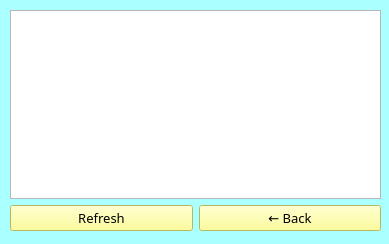
<?xml version="1.0" encoding="UTF-8"?>
<ui version="4.0">
 <class>ships</class>
 <widget class="QWidget" name="ships">
  <property name="geometry">
   <rect>
    <x>0</x>
    <y>0</y>
    <width>389</width>
    <height>244</height>
   </rect>
  </property>
  <property name="palette">
   <palette>
    <active>
     <colorrole role="WindowText">
      <brush brushstyle="SolidPattern">
       <color alpha="255">
        <red>0</red>
        <green>0</green>
        <blue>0</blue>
       </color>
      </brush>
     </colorrole>
     <colorrole role="Button">
      <brush brushstyle="SolidPattern">
       <color alpha="255">
        <red>170</red>
        <green>255</green>
        <blue>255</blue>
       </color>
      </brush>
     </colorrole>
     <colorrole role="Light">
      <brush brushstyle="SolidPattern">
       <color alpha="255">
        <red>255</red>
        <green>255</green>
        <blue>255</blue>
       </color>
      </brush>
     </colorrole>
     <colorrole role="Midlight">
      <brush brushstyle="SolidPattern">
       <color alpha="255">
        <red>212</red>
        <green>255</green>
        <blue>255</blue>
       </color>
      </brush>
     </colorrole>
     <colorrole role="Dark">
      <brush brushstyle="SolidPattern">
       <color alpha="255">
        <red>85</red>
        <green>127</green>
        <blue>127</blue>
       </color>
      </brush>
     </colorrole>
     <colorrole role="Mid">
      <brush brushstyle="SolidPattern">
       <color alpha="255">
        <red>113</red>
        <green>170</green>
        <blue>170</blue>
       </color>
      </brush>
     </colorrole>
     <colorrole role="Text">
      <brush brushstyle="SolidPattern">
       <color alpha="255">
        <red>0</red>
        <green>0</green>
        <blue>0</blue>
       </color>
      </brush>
     </colorrole>
     <colorrole role="BrightText">
      <brush brushstyle="SolidPattern">
       <color alpha="255">
        <red>255</red>
        <green>255</green>
        <blue>255</blue>
       </color>
      </brush>
     </colorrole>
     <colorrole role="ButtonText">
      <brush brushstyle="SolidPattern">
       <color alpha="255">
        <red>0</red>
        <green>0</green>
        <blue>0</blue>
       </color>
      </brush>
     </colorrole>
     <colorrole role="Base">
      <brush brushstyle="SolidPattern">
       <color alpha="255">
        <red>255</red>
        <green>255</green>
        <blue>255</blue>
       </color>
      </brush>
     </colorrole>
     <colorrole role="Window">
      <brush brushstyle="SolidPattern">
       <color alpha="255">
        <red>170</red>
        <green>255</green>
        <blue>255</blue>
       </color>
      </brush>
     </colorrole>
     <colorrole role="Shadow">
      <brush brushstyle="SolidPattern">
       <color alpha="255">
        <red>0</red>
        <green>0</green>
        <blue>0</blue>
       </color>
      </brush>
     </colorrole>
     <colorrole role="AlternateBase">
      <brush brushstyle="SolidPattern">
       <color alpha="255">
        <red>212</red>
        <green>255</green>
        <blue>255</blue>
       </color>
      </brush>
     </colorrole>
     <colorrole role="ToolTipBase">
      <brush brushstyle="SolidPattern">
       <color alpha="255">
        <red>255</red>
        <green>255</green>
        <blue>220</blue>
       </color>
      </brush>
     </colorrole>
     <colorrole role="ToolTipText">
      <brush brushstyle="SolidPattern">
       <color alpha="255">
        <red>0</red>
        <green>0</green>
        <blue>0</blue>
       </color>
      </brush>
     </colorrole>
     <colorrole role="PlaceholderText">
      <brush brushstyle="SolidPattern">
       <color alpha="128">
        <red>0</red>
        <green>0</green>
        <blue>0</blue>
       </color>
      </brush>
     </colorrole>
    </active>
    <inactive>
     <colorrole role="WindowText">
      <brush brushstyle="SolidPattern">
       <color alpha="255">
        <red>0</red>
        <green>0</green>
        <blue>0</blue>
       </color>
      </brush>
     </colorrole>
     <colorrole role="Button">
      <brush brushstyle="SolidPattern">
       <color alpha="255">
        <red>170</red>
        <green>255</green>
        <blue>255</blue>
       </color>
      </brush>
     </colorrole>
     <colorrole role="Light">
      <brush brushstyle="SolidPattern">
       <color alpha="255">
        <red>255</red>
        <green>255</green>
        <blue>255</blue>
       </color>
      </brush>
     </colorrole>
     <colorrole role="Midlight">
      <brush brushstyle="SolidPattern">
       <color alpha="255">
        <red>212</red>
        <green>255</green>
        <blue>255</blue>
       </color>
      </brush>
     </colorrole>
     <colorrole role="Dark">
      <brush brushstyle="SolidPattern">
       <color alpha="255">
        <red>85</red>
        <green>127</green>
        <blue>127</blue>
       </color>
      </brush>
     </colorrole>
     <colorrole role="Mid">
      <brush brushstyle="SolidPattern">
       <color alpha="255">
        <red>113</red>
        <green>170</green>
        <blue>170</blue>
       </color>
      </brush>
     </colorrole>
     <colorrole role="Text">
      <brush brushstyle="SolidPattern">
       <color alpha="255">
        <red>0</red>
        <green>0</green>
        <blue>0</blue>
       </color>
      </brush>
     </colorrole>
     <colorrole role="BrightText">
      <brush brushstyle="SolidPattern">
       <color alpha="255">
        <red>255</red>
        <green>255</green>
        <blue>255</blue>
       </color>
      </brush>
     </colorrole>
     <colorrole role="ButtonText">
      <brush brushstyle="SolidPattern">
       <color alpha="255">
        <red>0</red>
        <green>0</green>
        <blue>0</blue>
       </color>
      </brush>
     </colorrole>
     <colorrole role="Base">
      <brush brushstyle="SolidPattern">
       <color alpha="255">
        <red>255</red>
        <green>255</green>
        <blue>255</blue>
       </color>
      </brush>
     </colorrole>
     <colorrole role="Window">
      <brush brushstyle="SolidPattern">
       <color alpha="255">
        <red>170</red>
        <green>255</green>
        <blue>255</blue>
       </color>
      </brush>
     </colorrole>
     <colorrole role="Shadow">
      <brush brushstyle="SolidPattern">
       <color alpha="255">
        <red>0</red>
        <green>0</green>
        <blue>0</blue>
       </color>
      </brush>
     </colorrole>
     <colorrole role="AlternateBase">
      <brush brushstyle="SolidPattern">
       <color alpha="255">
        <red>212</red>
        <green>255</green>
        <blue>255</blue>
       </color>
      </brush>
     </colorrole>
     <colorrole role="ToolTipBase">
      <brush brushstyle="SolidPattern">
       <color alpha="255">
        <red>255</red>
        <green>255</green>
        <blue>220</blue>
       </color>
      </brush>
     </colorrole>
     <colorrole role="ToolTipText">
      <brush brushstyle="SolidPattern">
       <color alpha="255">
        <red>0</red>
        <green>0</green>
        <blue>0</blue>
       </color>
      </brush>
     </colorrole>
     <colorrole role="PlaceholderText">
      <brush brushstyle="SolidPattern">
       <color alpha="128">
        <red>0</red>
        <green>0</green>
        <blue>0</blue>
       </color>
      </brush>
     </colorrole>
    </inactive>
    <disabled>
     <colorrole role="WindowText">
      <brush brushstyle="SolidPattern">
       <color alpha="255">
        <red>85</red>
        <green>127</green>
        <blue>127</blue>
       </color>
      </brush>
     </colorrole>
     <colorrole role="Button">
      <brush brushstyle="SolidPattern">
       <color alpha="255">
        <red>170</red>
        <green>255</green>
        <blue>255</blue>
       </color>
      </brush>
     </colorrole>
     <colorrole role="Light">
      <brush brushstyle="SolidPattern">
       <color alpha="255">
        <red>255</red>
        <green>255</green>
        <blue>255</blue>
       </color>
      </brush>
     </colorrole>
     <colorrole role="Midlight">
      <brush brushstyle="SolidPattern">
       <color alpha="255">
        <red>212</red>
        <green>255</green>
        <blue>255</blue>
       </color>
      </brush>
     </colorrole>
     <colorrole role="Dark">
      <brush brushstyle="SolidPattern">
       <color alpha="255">
        <red>85</red>
        <green>127</green>
        <blue>127</blue>
       </color>
      </brush>
     </colorrole>
     <colorrole role="Mid">
      <brush brushstyle="SolidPattern">
       <color alpha="255">
        <red>113</red>
        <green>170</green>
        <blue>170</blue>
       </color>
      </brush>
     </colorrole>
     <colorrole role="Text">
      <brush brushstyle="SolidPattern">
       <color alpha="255">
        <red>85</red>
        <green>127</green>
        <blue>127</blue>
       </color>
      </brush>
     </colorrole>
     <colorrole role="BrightText">
      <brush brushstyle="SolidPattern">
       <color alpha="255">
        <red>255</red>
        <green>255</green>
        <blue>255</blue>
       </color>
      </brush>
     </colorrole>
     <colorrole role="ButtonText">
      <brush brushstyle="SolidPattern">
       <color alpha="255">
        <red>85</red>
        <green>127</green>
        <blue>127</blue>
       </color>
      </brush>
     </colorrole>
     <colorrole role="Base">
      <brush brushstyle="SolidPattern">
       <color alpha="255">
        <red>170</red>
        <green>255</green>
        <blue>255</blue>
       </color>
      </brush>
     </colorrole>
     <colorrole role="Window">
      <brush brushstyle="SolidPattern">
       <color alpha="255">
        <red>170</red>
        <green>255</green>
        <blue>255</blue>
       </color>
      </brush>
     </colorrole>
     <colorrole role="Shadow">
      <brush brushstyle="SolidPattern">
       <color alpha="255">
        <red>0</red>
        <green>0</green>
        <blue>0</blue>
       </color>
      </brush>
     </colorrole>
     <colorrole role="AlternateBase">
      <brush brushstyle="SolidPattern">
       <color alpha="255">
        <red>170</red>
        <green>255</green>
        <blue>255</blue>
       </color>
      </brush>
     </colorrole>
     <colorrole role="ToolTipBase">
      <brush brushstyle="SolidPattern">
       <color alpha="255">
        <red>255</red>
        <green>255</green>
        <blue>220</blue>
       </color>
      </brush>
     </colorrole>
     <colorrole role="ToolTipText">
      <brush brushstyle="SolidPattern">
       <color alpha="255">
        <red>0</red>
        <green>0</green>
        <blue>0</blue>
       </color>
      </brush>
     </colorrole>
     <colorrole role="PlaceholderText">
      <brush brushstyle="SolidPattern">
       <color alpha="128">
        <red>0</red>
        <green>0</green>
        <blue>0</blue>
       </color>
      </brush>
     </colorrole>
    </disabled>
   </palette>
  </property>
  <property name="windowTitle">
   <string>Ships</string>
  </property>
  <widget class="QWidget" name="layoutWidget">
   <property name="geometry">
    <rect>
     <x>10</x>
     <y>10</y>
     <width>371</width>
     <height>221</height>
    </rect>
   </property>
   <layout class="QGridLayout" name="gridLayout">
    <item row="0" column="0" colspan="2">
     <widget class="QTableView" name="tableView">
      <property name="styleSheet">
       <string notr="true">selection-background-color: rgb(154, 255, 154);
selection-color: rgb(0, 85, 0);</string>
      </property>
     </widget>
    </item>
    <item row="1" column="0">
     <widget class="QPushButton" name="pushButton_3">
      <property name="font">
       <font>
        <family>MS Reference Sans Serif</family>
        <pointsize>10</pointsize>
       </font>
      </property>
      <property name="cursor">
       <cursorShape>PointingHandCursor</cursorShape>
      </property>
      <property name="styleSheet">
       <string notr="true">color:  rgb(0, 0, 0);
background-color: rgb(255, 255, 127);</string>
      </property>
      <property name="text">
       <string>Refresh</string>
      </property>
     </widget>
    </item>
    <item row="1" column="1">
     <widget class="QPushButton" name="pushButton_2">
      <property name="font">
       <font>
        <family>MS Reference Sans Serif</family>
        <pointsize>10</pointsize>
       </font>
      </property>
      <property name="cursor">
       <cursorShape>PointingHandCursor</cursorShape>
      </property>
      <property name="styleSheet">
       <string notr="true">color:  rgb(0, 0, 0);
background-color: rgb(255, 255, 127);</string>
      </property>
      <property name="text">
       <string>← Back</string>
      </property>
     </widget>
    </item>
   </layout>
  </widget>
 </widget>
 <resources/>
 <connections/>
</ui>
